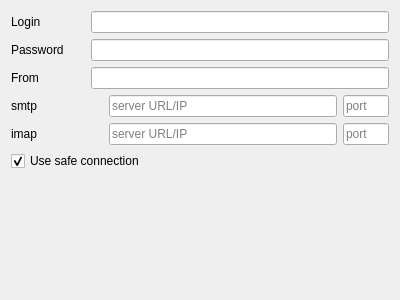
<?xml version="1.0" encoding="UTF-8"?>
<ui version="4.0">
 <class>SmtpConnectionWidget</class>
 <widget class="QWidget" name="SmtpConnectionWidget">
  <property name="geometry">
   <rect>
    <x>0</x>
    <y>0</y>
    <width>400</width>
    <height>300</height>
   </rect>
  </property>
  <property name="windowTitle">
   <string>Form</string>
  </property>
  <layout class="QVBoxLayout" name="verticalLayout">
   <item>
    <layout class="QGridLayout" name="gridLayout_2" columnstretch="1,4">
     <item row="1" column="0">
      <widget class="QLabel" name="label_5">
       <property name="text">
        <string>Password</string>
       </property>
      </widget>
     </item>
     <item row="0" column="0">
      <widget class="QLabel" name="label_3">
       <property name="text">
        <string>Login</string>
       </property>
      </widget>
     </item>
     <item row="0" column="1">
      <widget class="QLineEdit" name="emailLogin"/>
     </item>
     <item row="1" column="1">
      <widget class="QLineEdit" name="emailPass"/>
     </item>
     <item row="2" column="0">
      <widget class="QLabel" name="label_6">
       <property name="text">
        <string>From</string>
       </property>
      </widget>
     </item>
     <item row="2" column="1">
      <widget class="QLineEdit" name="emailFrom"/>
     </item>
    </layout>
   </item>
   <item>
    <layout class="QGridLayout" name="gridLayout_3" columnstretch="2,5,1">
     <item row="0" column="2">
      <widget class="QLineEdit" name="smtpPort">
       <property name="placeholderText">
        <string>port</string>
       </property>
      </widget>
     </item>
     <item row="0" column="1">
      <widget class="QLineEdit" name="smtpUrl">
       <property name="placeholderText">
        <string>server URL/IP</string>
       </property>
      </widget>
     </item>
     <item row="1" column="0">
      <widget class="QLabel" name="label_8">
       <property name="text">
        <string>imap</string>
       </property>
      </widget>
     </item>
     <item row="1" column="1">
      <widget class="QLineEdit" name="imapUrl">
       <property name="placeholderText">
        <string>server URL/IP</string>
       </property>
      </widget>
     </item>
     <item row="1" column="2">
      <widget class="QLineEdit" name="imapPort">
       <property name="placeholderText">
        <string>port</string>
       </property>
      </widget>
     </item>
     <item row="0" column="0">
      <widget class="QLabel" name="label_7">
       <property name="text">
        <string>smtp</string>
       </property>
      </widget>
     </item>
    </layout>
   </item>
   <item>
    <widget class="QCheckBox" name="useTls">
     <property name="text">
      <string>Use safe connection</string>
     </property>
     <property name="checked">
      <bool>true</bool>
     </property>
    </widget>
   </item>
   <item>
    <spacer name="verticalSpacer">
     <property name="orientation">
      <enum>Qt::Vertical</enum>
     </property>
     <property name="sizeHint" stdset="0">
      <size>
       <width>20</width>
       <height>40</height>
      </size>
     </property>
    </spacer>
   </item>
  </layout>
 </widget>
 <resources/>
 <connections/>
</ui>
